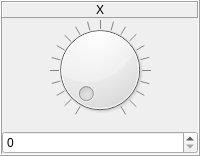
             <widget class="QFrame" name="frame_X">
              <property name="sizePolicy">
               <sizepolicy hsizetype="Preferred" vsizetype="Preferred">
                <horstretch>0</horstretch>
                <verstretch>0</verstretch>
               </sizepolicy>
              </property>
              <property name="minimumSize">
               <size>
                <width>50</width>
                <height>100</height>
               </size>
              </property>
              <property name="frameShape">
               <enum>QFrame::Box</enum>
              </property>
              <property name="frameShadow">
               <enum>QFrame::Raised</enum>
              </property>
              <layout class="QVBoxLayout" name="verticalLayout_33">
               <property name="spacing">
                <number>2</number>
               </property>
               <property name="sizeConstraint">
                <enum>QLayout::SetMaximumSize</enum>
               </property>
               <property name="leftMargin">
                <number>0</number>
               </property>
               <property name="topMargin">
                <number>0</number>
               </property>
               <property name="rightMargin">
                <number>0</number>
               </property>
               <property name="bottomMargin">
                <number>0</number>
               </property>
               <item>
                <widget class="QFrame" name="frame_Label_X">
                 <property name="frameShape">
                  <enum>QFrame::NoFrame</enum>
                 </property>
                 <property name="frameShadow">
                  <enum>QFrame::Raised</enum>
                 </property>
                 <layout class="QVBoxLayout" name="verticalLayout_34">
                  <property name="leftMargin">
                   <number>0</number>
                  </property>
                  <property name="topMargin">
                   <number>0</number>
                  </property>
                  <property name="rightMargin">
                   <number>0</number>
                  </property>
                  <property name="bottomMargin">
                   <number>0</number>
                  </property>
                  <item>
                   <widget class="QLabel" name="label_X">
                    <property name="font">
                     <font>
                      <pointsize>9</pointsize>
                     </font>
                    </property>
                    <property name="autoFillBackground">
                     <bool>false</bool>
                    </property>
                    <property name="frameShape">
                     <enum>QFrame::Panel</enum>
                    </property>
                    <property name="frameShadow">
                     <enum>QFrame::Raised</enum>
                    </property>
                    <property name="text">
                     <string>X</string>
                    </property>
                    <property name="alignment">
                     <set>Qt::AlignCenter</set>
                    </property>
                   </widget>
                  </item>
                 </layout>
                </widget>
               </item>
               <item>
                <widget class="QFrame" name="frame_Dial_X">
                 <property name="sizePolicy">
                  <sizepolicy hsizetype="Preferred" vsizetype="Preferred">
                   <horstretch>0</horstretch>
                   <verstretch>0</verstretch>
                  </sizepolicy>
                 </property>
                 <property name="frameShape">
                  <enum>QFrame::NoFrame</enum>
                 </property>
                 <property name="frameShadow">
                  <enum>QFrame::Raised</enum>
                 </property>
                 <layout class="QVBoxLayout" name="verticalLayout_35">
                  <property name="leftMargin">
                   <number>0</number>
                  </property>
                  <property name="topMargin">
                   <number>0</number>
                  </property>
                  <property name="rightMargin">
                   <number>0</number>
                  </property>
                  <item>
                   <widget class="QDial" name="dial_X">
                    <property name="enabled">
                     <bool>true</bool>
                    </property>
                    <property name="sizePolicy">
                     <sizepolicy hsizetype="Preferred" vsizetype="Preferred">
                      <horstretch>0</horstretch>
                      <verstretch>0</verstretch>
                     </sizepolicy>
                    </property>
                    <property name="cursor">
                     <cursorShape>OpenHandCursor</cursorShape>
                    </property>
                    <property name="minimum">
                     <number>0</number>
                    </property>
                    <property name="maximum">
                     <number>2000</number>
                    </property>
                    <property name="singleStep">
                     <number>1</number>
                    </property>
                    <property name="pageStep">
                     <number>10</number>
                    </property>
                    <property name="value">
                     <number>0</number>
                    </property>
                    <property name="tracking">
                     <bool>true</bool>
                    </property>
                    <property name="orientation">
                     <enum>Qt::Horizontal</enum>
                    </property>
                    <property name="invertedAppearance">
                     <bool>false</bool>
                    </property>
                    <property name="invertedControls">
                     <bool>false</bool>
                    </property>
                    <property name="wrapping">
                     <bool>false</bool>
                    </property>
                    <property name="notchTarget">
                     <double>50.000000000000000</double>
                    </property>
                    <property name="notchesVisible">
                     <bool>true</bool>
                    </property>
                   </widget>
                  </item>
                 </layout>
                </widget>
               </item>
               <item>
                <widget class="QDoubleSpinBox" name="doubleSpinBox_X">
                 <property name="enabled">
                  <bool>true</bool>
                 </property>
                 <property name="sizePolicy">
                  <sizepolicy hsizetype="Preferred" vsizetype="Preferred">
                   <horstretch>0</horstretch>
                   <verstretch>0</verstretch>
                  </sizepolicy>
                 </property>
                 <property name="font">
                  <font>
                   <pointsize>9</pointsize>
                  </font>
                 </property>
                 <property name="wrapping">
                  <bool>false</bool>
                 </property>
                 <property name="frame">
                  <bool>true</bool>
                 </property>
                 <property name="buttonSymbols">
                  <enum>QAbstractSpinBox::UpDownArrows</enum>
                 </property>
                 <property name="accelerated">
                  <bool>true</bool>
                 </property>
                 <property name="keyboardTracking">
                  <bool>true</bool>
                 </property>
                 <property name="showGroupSeparator" stdset="0">
                  <bool>false</bool>
                 </property>
                 <property name="decimals">
                  <number>0</number>
                 </property>
                 <property name="minimum">
                  <double>0.000000000000000</double>
                 </property>
                 <property name="maximum">
                  <double>2000.000000000000000</double>
                 </property>
                 <property name="singleStep">
                  <double>1.000000000000000</double>
                 </property>
                 <property name="value">
                  <double>0.000000000000000</double>
                 </property>
                </widget>
               </item>
              </layout>
             </widget>
